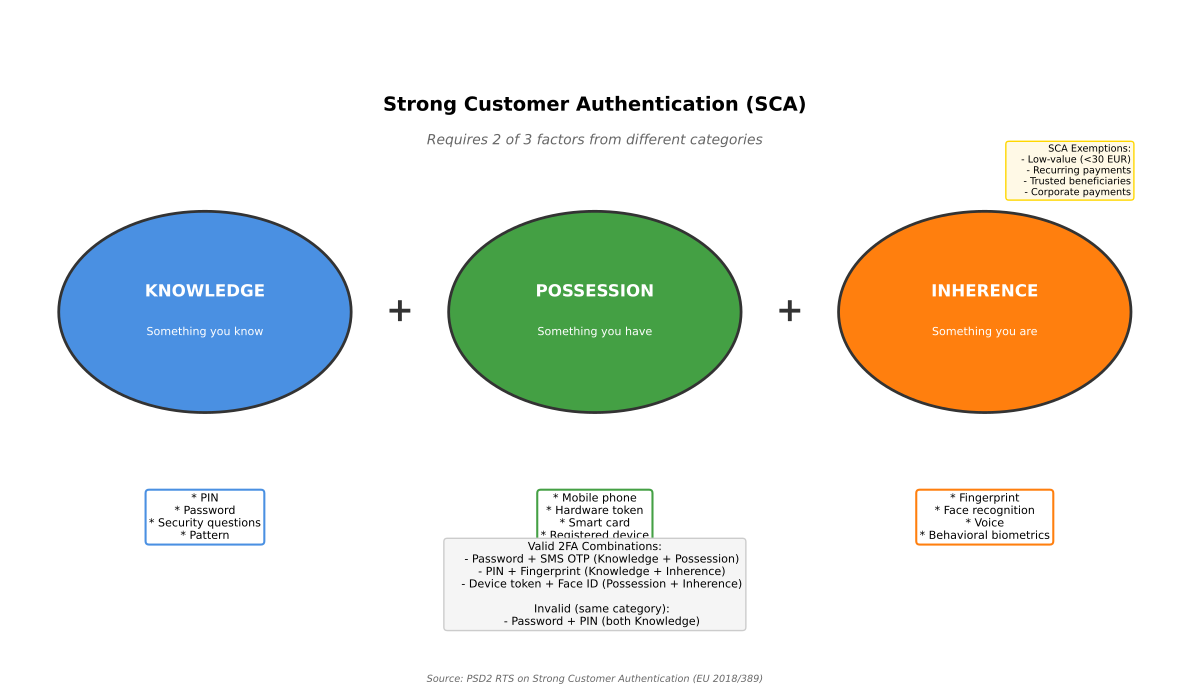

Here is the Python script that generated this plot:
"""
Strong Customer Authentication (SCA) Factors
Shows the three categories of authentication factors under PSD2

Output: sca_factors.pdf
Module: module_01_fintech
Lesson: 5 - Open Banking
"""

from pathlib import Path
import matplotlib.pyplot as plt
import matplotlib.patches as mpatches
import numpy as np

CHART_METADATA = {
    'title': 'Strong Customer Authentication Factors',
    'module': 'module_01_fintech',
    'lesson': 5,
    'url': 'https://github.com/Digital-AI-Finance/digital-finance/tree/main/module_01_fintech/figures/sca_factors'
}

plt.rcParams.update({
    'font.size': 10,
    'axes.labelsize': 10,
})

def create_chart():
    """Create SCA factors diagram"""
    fig, ax = plt.subplots(figsize=(12, 7))
    ax.set_xlim(0, 12)
    ax.set_ylim(0, 10)
    ax.axis('off')

    # Three factor categories
    factors = [
        {
            'name': 'KNOWLEDGE',
            'subtitle': 'Something you know',
            'x': 2,
            'color': '#4A90E2',
            'icon': 'brain',
            'examples': ['PIN', 'Password', 'Security questions', 'Pattern']
        },
        {
            'name': 'POSSESSION',
            'subtitle': 'Something you have',
            'x': 6,
            'color': '#44A044',
            'icon': 'phone',
            'examples': ['Mobile phone', 'Hardware token', 'Smart card', 'Registered device']
        },
        {
            'name': 'INHERENCE',
            'subtitle': 'Something you are',
            'x': 10,
            'color': '#FF7F0E',
            'icon': 'fingerprint',
            'examples': ['Fingerprint', 'Face recognition', 'Voice', 'Behavioral biometrics']
        }
    ]

    for factor in factors:
        x = factor['x']

        # Main circle
        circle = mpatches.Circle((x, 5.5), 1.5, facecolor=factor['color'],
                                  edgecolor='#333333', lw=2)
        ax.add_patch(circle)

        # Factor name
        ax.text(x, 5.8, factor['name'], ha='center', va='center',
               fontsize=12, fontweight='bold', color='white')
        ax.text(x, 5.2, factor['subtitle'], ha='center', va='center',
               fontsize=8, color='white')

        # Examples box below
        examples_text = '\n'.join([f'* {ex}' for ex in factor['examples']])
        ax.text(x, 2.8, examples_text, ha='center', va='top', fontsize=8,
               bbox=dict(boxstyle='round', facecolor='white', edgecolor=factor['color'], lw=1.5))

    # SCA requirement
    ax.text(6, 8.5, 'Strong Customer Authentication (SCA)',
           fontsize=14, fontweight='bold', ha='center')
    ax.text(6, 8, 'Requires 2 of 3 factors from different categories',
           fontsize=10, ha='center', style='italic', color='#666666')

    # Plus signs between circles
    ax.text(4, 5.5, '+', fontsize=24, ha='center', va='center', fontweight='bold', color='#333333')
    ax.text(8, 5.5, '+', fontsize=24, ha='center', va='center', fontweight='bold', color='#333333')

    # Valid combinations
    combinations = """Valid 2FA Combinations:
    - Password + SMS OTP (Knowledge + Possession)
    - PIN + Fingerprint (Knowledge + Inherence)
    - Device token + Face ID (Possession + Inherence)

    Invalid (same category):
    - Password + PIN (both Knowledge)"""

    ax.text(6, 0.8, combinations, fontsize=8, ha='center', va='bottom',
           bbox=dict(boxstyle='round', facecolor='#F5F5F5', edgecolor='#CCCCCC'))

    # Exemptions note
    exemptions = """SCA Exemptions:
    - Low-value (<30 EUR)
    - Recurring payments
    - Trusted beneficiaries
    - Corporate payments"""

    ax.text(11.5, 8, exemptions, fontsize=7, ha='right', va='top',
           bbox=dict(boxstyle='round', facecolor='#FFF9E6', edgecolor='#FFD700'))

    # Source
    fig.text(0.5, 0.02, 'Source: PSD2 RTS on Strong Customer Authentication (EU 2018/389)',
            fontsize=7, ha='center', style='italic', color='#666666')

    plt.tight_layout()

    output_path = Path(__file__).parent / 'sca_factors.pdf'
    plt.savefig(output_path, format='pdf', dpi=300, bbox_inches='tight')
    plt.close()
    print(f"Chart saved to: {output_path}")
    return output_path

if __name__ == '__main__':
    create_chart()
